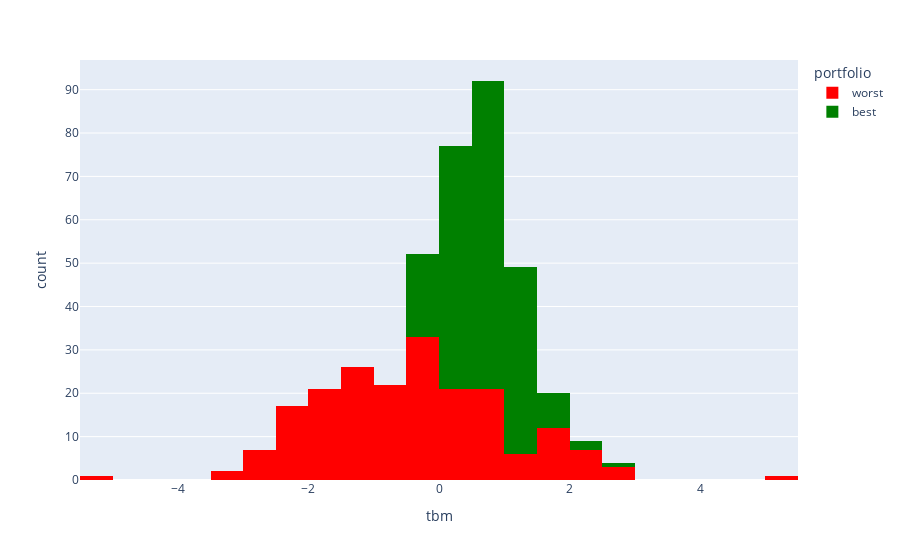

Here is the notebook cell this chart was saved with:
### Markdown cell above
#### Feature histograms

### Code cell
fig = px.histogram(
    df2, 
    x="tbm", 
    color="portfolio", 
    color_discrete_map=dict(
        best="green",
        worst="red"
    )
)
fig.show()

### Figure 1 — Plotly figure (JSON) as saved in the notebook; plotly's stock layout.template omitted (floating-point values rounded to 4 significant figures; data arrays with more than 128 entries replaced by an {"elided": "..."} marker saying what was removed)
{"data": [{"alignmentgroup": "True", "bingroup": "x", "hovertemplate": "portfolio=worst<br>tbm=%{x}<br>count=%{y}<extra></extra>", "legendgroup": "worst", "marker": {"color": "red", "pattern": {"shape": ""}}, "name": "worst", "offsetgroup": "worst", "orientation": "v", "showlegend": true, "type": "histogram", "x": {"elided": "200 float values"}, "xaxis": "x", "yaxis": "y"}, {"alignmentgroup": "True", "bingroup": "x", "hovertemplate": "portfolio=best<br>tbm=%{x}<br>count=%{y}<extra></extra>", "legendgroup": "best", "marker": {"color": "green", "pattern": {"shape": ""}}, "name": "best", "offsetgroup": "best", "orientation": "v", "showlegend": true, "type": "histogram", "x": {"elided": "200 float values"}, "xaxis": "x", "yaxis": "y"}], "layout": {"barmode": "relative", "legend": {"title": {"text": "portfolio"}, "tracegroupgap": 0}, "margin": {"t": 60}, "xaxis": {"anchor": "y", "domain": [0, 1], "title": {"text": "tbm"}}, "yaxis": {"anchor": "x", "domain": [0, 1], "title": {"text": "count"}}}}
